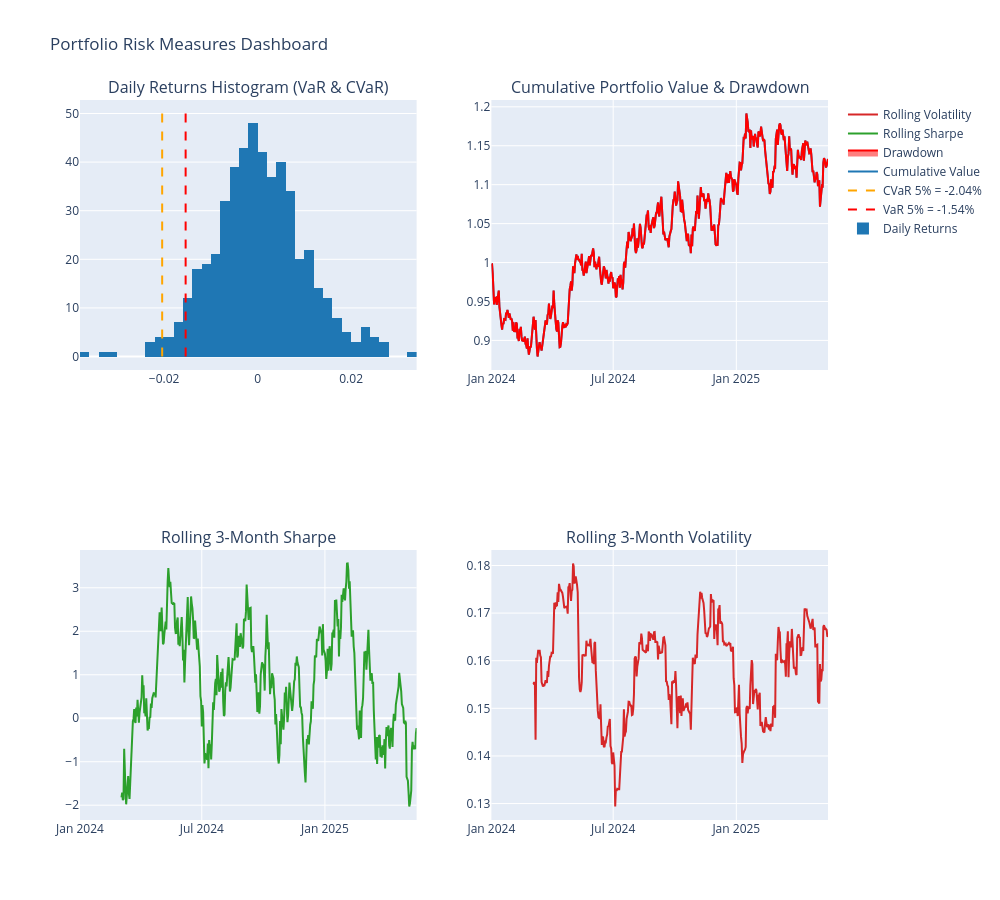

The notebook cell this image was saved under:
### Code cell
import numpy as np
import pandas as pd
import plotly.graph_objects as go
from plotly.subplots import make_subplots
import quantstats as qs

# --- Example: assume you have your portfolio daily returns ---
# Replace this with your actual port_daily_returns Series
port_daily_returns = pd.Series(np.random.normal(0.0005, 0.01, 252*2), 
                               index=pd.date_range("2024-01-01", periods=252*2))

trading_days = 252

# --- Compute VaR & CVaR ---
var_5_daily = np.percentile(port_daily_returns, 5)
cvar_5_daily = port_daily_returns[port_daily_returns <= var_5_daily].mean()

# --- Compute cumulative portfolio value & drawdown ---
cumulative_value = (1 + port_daily_returns).cumprod()
rolling_max = cumulative_value.cummax()
drawdown = (cumulative_value - rolling_max) / rolling_max

# --- Rolling metrics ---
rolling_window = 63
rolling_sharpe = port_daily_returns.rolling(window=rolling_window).apply(
    lambda x: qs.stats.sharpe(x, annualize=True), raw=False)
rolling_vol = port_daily_returns.rolling(window=rolling_window).apply(
    lambda x: qs.stats.volatility(x, annualize=True), raw=False)

# --- Create subplots ---
fig = make_subplots(
    rows=2, cols=2,
    subplot_titles=(
        "Daily Returns Histogram (VaR & CVaR)",
        "Cumulative Portfolio Value & Drawdown",
        "Rolling 3-Month Sharpe",
        "Rolling 3-Month Volatility"
    )
)

# Histogram + VaR/CVaR lines
fig.add_trace(go.Histogram(x=port_daily_returns, nbinsx=50, name="Daily Returns", marker_color="#1f77b4"), row=1, col=1)
fig.add_trace(go.Scatter(x=[var_5_daily, var_5_daily], y=[0, 50], mode="lines", 
                         name=f"VaR 5% = {var_5_daily*100:.2f}%", line=dict(color="red", dash="dash")), row=1, col=1)
fig.add_trace(go.Scatter(x=[cvar_5_daily, cvar_5_daily], y=[0, 50], mode="lines", 
                         name=f"CVaR 5% = {cvar_5_daily*100:.2f}%", line=dict(color="orange", dash="dash")), row=1, col=1)

# Cumulative value & drawdown
fig.add_trace(go.Scatter(x=cumulative_value.index, y=cumulative_value, mode='lines', 
                         name="Cumulative Value", line=dict(color="#1f77b4")), row=1, col=2)
fig.add_trace(go.Scatter(x=drawdown.index, y=rolling_max + drawdown*rolling_max, mode='lines', 
                         fill='tonexty', name="Drawdown", line=dict(color="red"), opacity=0.3), row=1, col=2)

# Rolling Sharpe
fig.add_trace(go.Scatter(x=rolling_sharpe.index, y=rolling_sharpe, mode='lines', 
                         name="Rolling Sharpe", line=dict(color="#2ca02c")), row=2, col=1)

# Rolling Volatility
fig.add_trace(go.Scatter(x=rolling_vol.index, y=rolling_vol, mode='lines', 
                         name="Rolling Volatility", line=dict(color="#d62728")), row=2, col=2)

fig.update_layout(height=900, width=1000, title_text="Portfolio Risk Measures Dashboard")
fig.show()

# --- Pie chart ---
gains = (port_daily_returns >= 0).sum()
losses = (port_daily_returns < 0).sum()
fig_pie = go.Figure(go.Pie(labels=["Gains", "Losses"], values=[gains, losses], hole=0.3, 
                           marker_colors=["#1f77b4","#d62728"]))
fig_pie.update_layout(title_text="Gains vs Losses")
fig_pie.show()

### Figure 1 — Plotly figure (JSON) as saved in the notebook; plotly's stock layout.template omitted (floating-point values rounded to 4 significant figures; data arrays with more than 128 entries replaced by an {"elided": "..."} marker saying what was removed)
{"data": [{"marker": {"color": "#1f77b4"}, "name": "Daily Returns", "nbinsx": 50, "type": "histogram", "x": {"elided": "504 float values"}, "xaxis": "x", "yaxis": "y"}, {"line": {"color": "red", "dash": "dash"}, "mode": "lines", "name": "VaR 5% = -1.54%", "type": "scatter", "x": [-0.0154, -0.0154], "xaxis": "x", "y": [0, 50], "yaxis": "y"}, {"line": {"color": "orange", "dash": "dash"}, "mode": "lines", "name": "CVaR 5% = -2.04%", "type": "scatter", "x": [-0.02042, -0.02042], "xaxis": "x", "y": [0, 50], "yaxis": "y"}, {"line": {"color": "#1f77b4"}, "mode": "lines", "name": "Cumulative Value", "type": "scatter", "x": {"elided": "504 str values"}, "xaxis": "x2", "y": {"elided": "504 float values"}, "yaxis": "y2"}, {"fill": "tonexty", "line": {"color": "red"}, "mode": "lines", "name": "Drawdown", "opacity": 0.3, "type": "scatter", "x": {"elided": "504 str values"}, "xaxis": "x2", "y": {"elided": "504 float values"}, "yaxis": "y2"}, {"line": {"color": "#2ca02c"}, "mode": "lines", "name": "Rolling Sharpe", "type": "scatter", "x": {"elided": "504 str values"}, "xaxis": "x3", "y": {"elided": "504 float values"}, "yaxis": "y3"}, {"line": {"color": "#d62728"}, "mode": "lines", "name": "Rolling Volatility", "type": "scatter", "x": {"elided": "504 str values"}, "xaxis": "x4", "y": {"elided": "504 float values"}, "yaxis": "y4"}], "layout": {"annotations": [{"font": {"size": 16}, "showarrow": false, "text": "Daily Returns Histogram (VaR & CVaR)", "x": 0.225, "xanchor": "center", "xref": "paper", "y": 1, "yanchor": "bottom", "yref": "paper"}, {"font": {"size": 16}, "showarrow": false, "text": "Cumulative Portfolio Value & Drawdown", "x": 0.775, "xanchor": "center", "xref": "paper", "y": 1, "yanchor": "bottom", "yref": "paper"}, {"font": {"size": 16}, "showarrow": false, "text": "Rolling 3-Month Sharpe", "x": 0.225, "xanchor": "center", "xref": "paper", "y": 0.375, "yanchor": "bottom", "yref": "paper"}, {"font": {"size": 16}, "showarrow": false, "text": "Rolling 3-Month Volatility", "x": 0.775, "xanchor": "center", "xref": "paper", "y": 0.375, "yanchor": "bottom", "yref": "paper"}], "height": 900, "title": {"text": "Portfolio Risk Measures Dashboard"}, "width": 1000, "xaxis": {"anchor": "y", "domain": [0, 0.45]}, "xaxis2": {"anchor": "y2", "domain": [0.55, 1]}, "xaxis3": {"anchor": "y3", "domain": [0, 0.45]}, "xaxis4": {"anchor": "y4", "domain": [0.55, 1]}, "yaxis": {"anchor": "x", "domain": [0.625, 1]}, "yaxis2": {"anchor": "x2", "domain": [0.625, 1]}, "yaxis3": {"anchor": "x3", "domain": [0, 0.375]}, "yaxis4": {"anchor": "x4", "domain": [0, 0.375]}}}
